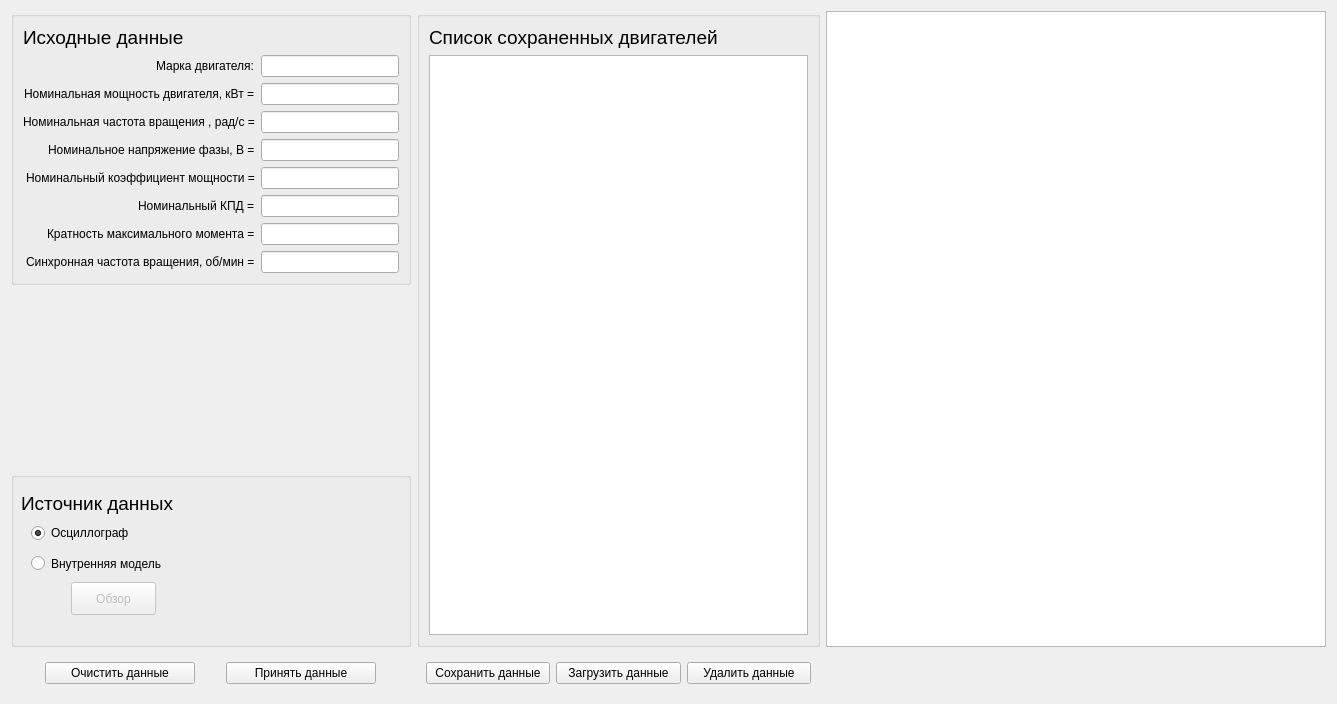
<?xml version="1.0" encoding="UTF-8"?>
<ui version="4.0">
 <class>datas</class>
 <widget class="QWidget" name="datas">
  <property name="geometry">
   <rect>
    <x>0</x>
    <y>0</y>
    <width>1337</width>
    <height>704</height>
   </rect>
  </property>
  <property name="windowTitle">
   <string>Form</string>
  </property>
  <layout class="QGridLayout" name="gridLayout_2">
   <item row="0" column="0">
    <widget class="QGroupBox" name="groupBox">
     <property name="enabled">
      <bool>true</bool>
     </property>
     <property name="minimumSize">
      <size>
       <width>0</width>
       <height>0</height>
      </size>
     </property>
     <property name="maximumSize">
      <size>
       <width>400</width>
       <height>16777215</height>
      </size>
     </property>
     <property name="mouseTracking">
      <bool>false</bool>
     </property>
     <property name="tabletTracking">
      <bool>false</bool>
     </property>
     <property name="acceptDrops">
      <bool>false</bool>
     </property>
     <property name="autoFillBackground">
      <bool>false</bool>
     </property>
     <property name="title">
      <string/>
     </property>
     <property name="alignment">
      <set>Qt::AlignJustify|Qt::AlignTop</set>
     </property>
     <property name="flat">
      <bool>false</bool>
     </property>
     <property name="checkable">
      <bool>false</bool>
     </property>
     <layout class="QGridLayout" name="gridLayout">
      <item row="0" column="0" colspan="2">
       <widget class="QLabel" name="label_2">
        <property name="text">
         <string>&lt;html&gt;&lt;head/&gt;&lt;body&gt;&lt;p&gt;&lt;span style=&quot; font-size:14pt;&quot;&gt;Исходные данные&lt;/span&gt;&lt;/p&gt;&lt;/body&gt;&lt;/html&gt;</string>
        </property>
       </widget>
      </item>
      <item row="2" column="1">
       <widget class="QLineEdit" name="lineEdit_3">
        <property name="text">
         <string/>
        </property>
       </widget>
      </item>
      <item row="2" column="0" alignment="Qt::AlignRight">
       <widget class="QLabel" name="label_3">
        <property name="text">
         <string>&lt;html&gt;&lt;head/&gt;&lt;body&gt;&lt;p&gt;Номинальная мощность двигателя, кВт =&lt;/p&gt;&lt;/body&gt;&lt;/html&gt;</string>
        </property>
       </widget>
      </item>
      <item row="11" column="1">
       <widget class="QLineEdit" name="lineEdit_9"/>
      </item>
      <item row="7" column="0" alignment="Qt::AlignRight">
       <widget class="QLabel" name="label_5">
        <property name="text">
         <string>Номинальное напряжение фазы, В =</string>
        </property>
       </widget>
      </item>
      <item row="7" column="1">
       <widget class="QLineEdit" name="lineEdit_5">
        <property name="text">
         <string/>
        </property>
       </widget>
      </item>
      <item row="10" column="1">
       <widget class="QLineEdit" name="lineEdit_8"/>
      </item>
      <item row="10" column="0" alignment="Qt::AlignRight">
       <widget class="QLabel" name="label_9">
        <property name="text">
         <string>Кратность максимального момента =</string>
        </property>
       </widget>
      </item>
      <item row="5" column="1">
       <widget class="QLineEdit" name="lineEdit_4">
        <property name="text">
         <string/>
        </property>
       </widget>
      </item>
      <item row="8" column="0" alignment="Qt::AlignRight">
       <widget class="QLabel" name="label_7">
        <property name="text">
         <string>Номинальный коэффициент мощности =</string>
        </property>
       </widget>
      </item>
      <item row="11" column="0" alignment="Qt::AlignRight">
       <widget class="QLabel" name="label_6">
        <property name="text">
         <string>Синхронная частота вращения, об/мин =</string>
        </property>
       </widget>
      </item>
      <item row="8" column="1">
       <widget class="QLineEdit" name="lineEdit_6">
        <property name="text">
         <string/>
        </property>
       </widget>
      </item>
      <item row="9" column="0" alignment="Qt::AlignRight">
       <widget class="QLabel" name="label_8">
        <property name="text">
         <string>Номинальный КПД =</string>
        </property>
       </widget>
      </item>
      <item row="1" column="1">
       <widget class="QLineEdit" name="lineEdit_2">
        <property name="text">
         <string/>
        </property>
       </widget>
      </item>
      <item row="5" column="0" alignment="Qt::AlignRight">
       <widget class="QLabel" name="label_4">
        <property name="text">
         <string>Номинальная частота вращения , рад/с =</string>
        </property>
       </widget>
      </item>
      <item row="1" column="0" alignment="Qt::AlignRight">
       <widget class="QLabel" name="label">
        <property name="text">
         <string>&lt;html&gt;&lt;head/&gt;&lt;body&gt;&lt;p&gt;Марка двигателя:&lt;/p&gt;&lt;/body&gt;&lt;/html&gt;</string>
        </property>
       </widget>
      </item>
      <item row="9" column="1">
       <widget class="QLineEdit" name="lineEdit_7">
        <property name="text">
         <string/>
        </property>
       </widget>
      </item>
     </layout>
    </widget>
   </item>
   <item row="2" column="0">
    <widget class="QGroupBox" name="groupBox_3">
     <property name="minimumSize">
      <size>
       <width>400</width>
       <height>0</height>
      </size>
     </property>
     <widget class="QRadioButton" name="radioButton">
      <property name="geometry">
       <rect>
        <x>20</x>
        <y>50</y>
        <width>141</width>
        <height>22</height>
       </rect>
      </property>
      <property name="text">
       <string>Осциллограф</string>
      </property>
      <property name="checked">
       <bool>true</bool>
      </property>
      <attribute name="buttonGroup">
       <string notr="true">buttonGroup</string>
      </attribute>
     </widget>
     <widget class="QLabel" name="label_10">
      <property name="geometry">
       <rect>
        <x>10</x>
        <y>20</y>
        <width>384</width>
        <height>23</height>
       </rect>
      </property>
      <property name="text">
       <string>&lt;html&gt;&lt;head/&gt;&lt;body&gt;&lt;p&gt;&lt;span style=&quot; font-size:14pt;&quot;&gt;Источник данных&lt;/span&gt;&lt;/p&gt;&lt;/body&gt;&lt;/html&gt;</string>
      </property>
     </widget>
     <widget class="QRadioButton" name="radioButton_2">
      <property name="geometry">
       <rect>
        <x>20</x>
        <y>80</y>
        <width>171</width>
        <height>23</height>
       </rect>
      </property>
      <property name="text">
       <string>Внутренняя модель</string>
      </property>
      <attribute name="buttonGroup">
       <string notr="true">buttonGroup</string>
      </attribute>
     </widget>
     <widget class="QPushButton" name="pushButton_5">
      <property name="enabled">
       <bool>false</bool>
      </property>
      <property name="geometry">
       <rect>
        <x>60</x>
        <y>110</y>
        <width>85</width>
        <height>33</height>
       </rect>
      </property>
      <property name="text">
       <string>Обзор</string>
      </property>
     </widget>
    </widget>
   </item>
   <item row="0" column="2" rowspan="3">
    <widget class="QGroupBox" name="groupBox_2">
     <layout class="QVBoxLayout" name="verticalLayout">
      <item>
       <widget class="QLabel" name="label_12">
        <property name="text">
         <string>&lt;html&gt;&lt;head/&gt;&lt;body&gt;&lt;p&gt;&lt;span style=&quot; font-size:14pt;&quot;&gt;Список сохраненных двигателей&lt;/span&gt;&lt;/p&gt;&lt;/body&gt;&lt;/html&gt;</string>
        </property>
       </widget>
      </item>
      <item>
       <widget class="QTableView" name="tableView"/>
      </item>
     </layout>
    </widget>
   </item>
   <item row="3" column="0">
    <widget class="QWidget" name="widget" native="true">
     <property name="maximumSize">
      <size>
       <width>16777215</width>
       <height>40</height>
      </size>
     </property>
     <layout class="QHBoxLayout" name="horizontalLayout">
      <item>
       <widget class="QPushButton" name="pushButton_2">
        <property name="minimumSize">
         <size>
          <width>0</width>
          <height>0</height>
         </size>
        </property>
        <property name="maximumSize">
         <size>
          <width>150</width>
          <height>16777215</height>
         </size>
        </property>
        <property name="text">
         <string>Очистить данные</string>
        </property>
       </widget>
      </item>
      <item alignment="Qt::AlignTop">
       <widget class="QPushButton" name="pushButton">
        <property name="minimumSize">
         <size>
          <width>0</width>
          <height>0</height>
         </size>
        </property>
        <property name="maximumSize">
         <size>
          <width>150</width>
          <height>16777215</height>
         </size>
        </property>
        <property name="text">
         <string>Принять данные</string>
        </property>
       </widget>
      </item>
     </layout>
    </widget>
   </item>
   <item row="1" column="0">
    <layout class="QVBoxLayout" name="verticalLayout_2"/>
   </item>
   <item row="3" column="2">
    <widget class="QWidget" name="widget_2" native="true">
     <property name="maximumSize">
      <size>
       <width>600</width>
       <height>40</height>
      </size>
     </property>
     <layout class="QHBoxLayout" name="horizontalLayout_2">
      <item>
       <widget class="QPushButton" name="pushButton_3">
        <property name="maximumSize">
         <size>
          <width>150</width>
          <height>16777215</height>
         </size>
        </property>
        <property name="text">
         <string>Сохранить данные</string>
        </property>
       </widget>
      </item>
      <item>
       <widget class="QPushButton" name="pushButton_4">
        <property name="maximumSize">
         <size>
          <width>150</width>
          <height>16777215</height>
         </size>
        </property>
        <property name="text">
         <string>Загрузить данные</string>
        </property>
       </widget>
      </item>
      <item>
       <widget class="QPushButton" name="pushButton_6">
        <property name="maximumSize">
         <size>
          <width>150</width>
          <height>16777215</height>
         </size>
        </property>
        <property name="text">
         <string>Удалить данные</string>
        </property>
       </widget>
      </item>
     </layout>
    </widget>
   </item>
   <item row="0" column="3" rowspan="3">
    <widget class="QListView" name="listView">
     <property name="sizePolicy">
      <sizepolicy hsizetype="Fixed" vsizetype="Expanding">
       <horstretch>0</horstretch>
       <verstretch>0</verstretch>
      </sizepolicy>
     </property>
     <property name="minimumSize">
      <size>
       <width>500</width>
       <height>0</height>
      </size>
     </property>
    </widget>
   </item>
  </layout>
 </widget>
 <tabstops>
  <tabstop>lineEdit_2</tabstop>
  <tabstop>lineEdit_3</tabstop>
  <tabstop>lineEdit_4</tabstop>
  <tabstop>lineEdit_5</tabstop>
  <tabstop>lineEdit_6</tabstop>
  <tabstop>lineEdit_7</tabstop>
  <tabstop>lineEdit_8</tabstop>
  <tabstop>lineEdit_9</tabstop>
  <tabstop>pushButton</tabstop>
  <tabstop>pushButton_3</tabstop>
  <tabstop>pushButton_4</tabstop>
  <tabstop>pushButton_6</tabstop>
  <tabstop>tableView</tabstop>
 </tabstops>
 <resources/>
 <connections/>
 <buttongroups>
  <buttongroup name="buttonGroup"/>
 </buttongroups>
</ui>
